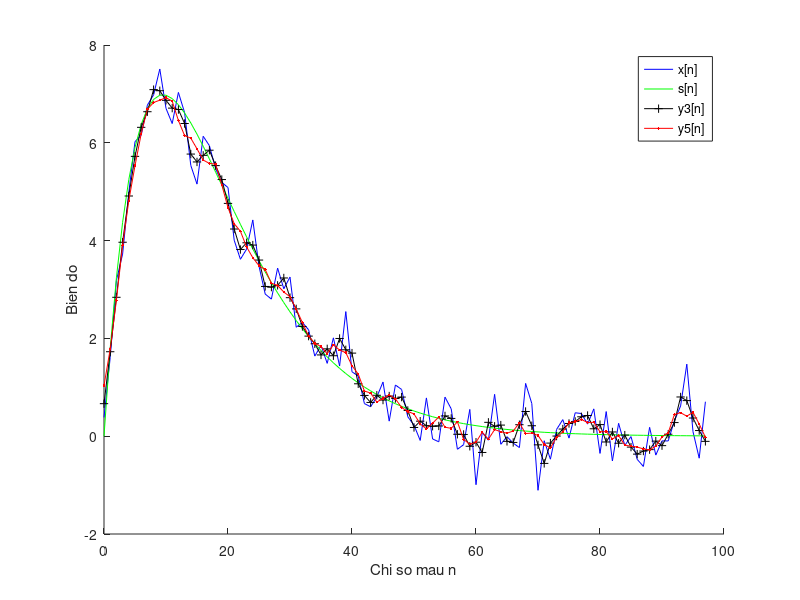

The MATLAB script that drew this image:
% chuong trinh lam tron 1 tin hieu de khu nhieu (denoise)
% so sanh hieu ung lam tron cua 2 bo loc trung binh truot N diem voi N=3 va N=5
% Bai toan: ta co tin hieu bi lan voi nhieu x[n], di khoi phuc lai
% tin hieu goc s[n] (an trong x[n])
% Ky vong KQ: y[n] cang giong s[n] cang tot

% sinh tin hieu bi lan voi nhieu cong (additive noise)
clear
close all                        % close all figures
A = 0.5;                        % cong suat nhieu ti le voi sqr(A)  
L = 100;                         % do dai tin hieu
n = 0:L-1;                      % bien thoi gian roi rac
d = A*randn(1,L);             % sinh tin hieu Gaussian white noise d[n] (A=std cua tin hieu nhieu)
s = 2*n.*(0.9.^n);              % sinh tin hieu goc s[n] = 2n(0.9)^n
x = s + d;                      % tin hieu co nhieu x[n]=s[n]+d[n]

% cai dat bo loc voi kich thuoc N=3 co PTSP: y[n] = 1/3*(x[n]+x[n-1]+x[n-2]) 
b = 1/3*ones(1,3);
a = [1];
y3 = filter(b,a,x);

% cai dat bo loc voi kich thuoc N=5 co PTSP: y[n] = 1/5*(x[n]+x[n-1]+x[n-2]+x[n-3]+x[n-4]) 
b = 1/5*ones(1,5);
a = [1];
y5 = filter(b,a,x);

% ve do thi xep chong x[n], s[n] va y3[n] va y5[n] de test ket qua
hold all
plot(n(1:L-2),x(1:L-2),'b-');
plot(n(1:L-2),s(1:L-2),'g-');
plot(n(1:L-2),y3(2:L-1),'k+-'); % y3[n] bi dich phai 1 mau (tre pha) so voi x[n]
plot(n(1:L-2),y5(3:L),'r.-');       % y5[n] bi dich phai 2 mau (tre pha) so voi x[n]
hold off
xlabel('Chi so mau n');
ylabel('Bien do');
legend('x[n]','s[n]','y3[n]','y5[n]');

% sum of squared errors (SSE) bw output signal & original signal (w/o noise)
% SSE lower is better
diff1 = y3(2:L-1) - s(1:L-2);
diff2 = y5(3:L) - s(1:L-2);
disp(sum(diff1.*diff1))
disp(sum(diff2.*diff2))

% co the tang N de lam tron tin hieu nhieu hon (khu duoc noise nhieu hon),
% nhung can tranh over-smoothing (lam tron qua nhieu dan den meo tin hieu) khi
% N qua lon

